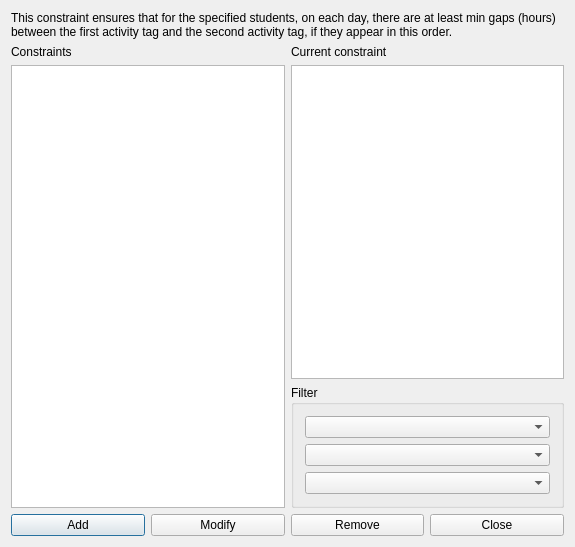
<?xml version="1.0" encoding="UTF-8"?>
<ui version="4.0">
 <class>ConstraintStudentsSetMinGapsBetweenOrderedPairOfActivityTagsForm_template</class>
 <widget class="QDialog" name="ConstraintStudentsSetMinGapsBetweenOrderedPairOfActivityTagsForm_template">
  <property name="geometry">
   <rect>
    <x>0</x>
    <y>0</y>
    <width>575</width>
    <height>547</height>
   </rect>
  </property>
  <property name="windowTitle">
   <string extracomment="This is the title of the dialog to see the list of all constraints of this type">Constraints students set min gaps between ordered pair of activity tags</string>
  </property>
  <layout class="QGridLayout" name="gridLayout_2">
   <item row="0" column="0" colspan="2">
    <widget class="QLabel" name="textLabel1">
     <property name="sizePolicy">
      <sizepolicy hsizetype="Minimum" vsizetype="Minimum">
       <horstretch>0</horstretch>
       <verstretch>0</verstretch>
      </sizepolicy>
     </property>
     <property name="text">
      <string>This constraint ensures that for the specified students, on each day, there are at least min gaps (hours) between the first activity tag and the second activity tag, if they appear in this order.</string>
     </property>
     <property name="wordWrap">
      <bool>true</bool>
     </property>
    </widget>
   </item>
   <item row="1" column="1">
    <layout class="QVBoxLayout" name="verticalLayout_2">
     <item>
      <widget class="QLabel" name="currentConstraintTextLabel">
       <property name="text">
        <string>Current constraint</string>
       </property>
       <property name="wordWrap">
        <bool>false</bool>
       </property>
      </widget>
     </item>
     <item>
      <widget class="QPlainTextEdit" name="currentConstraintTextEdit"/>
     </item>
    </layout>
   </item>
   <item row="2" column="1">
    <widget class="QGroupBox" name="filterGroupBox">
     <property name="title">
      <string>Filter</string>
     </property>
     <layout class="QGridLayout" name="gridLayout">
      <item row="0" column="0">
       <widget class="QComboBox" name="studentsComboBox"/>
      </item>
      <item row="1" column="0">
       <widget class="QComboBox" name="firstActivityTagComboBox"/>
      </item>
      <item row="2" column="0">
       <widget class="QComboBox" name="secondActivityTagComboBox"/>
      </item>
     </layout>
    </widget>
   </item>
   <item row="3" column="0" colspan="2">
    <layout class="QHBoxLayout" name="horizontalLayout">
     <item>
      <widget class="QPushButton" name="addConstraintPushButton">
       <property name="text">
        <string>Add</string>
       </property>
      </widget>
     </item>
     <item>
      <widget class="QPushButton" name="modifyConstraintPushButton">
       <property name="text">
        <string>Modify</string>
       </property>
      </widget>
     </item>
     <item>
      <widget class="QPushButton" name="removeConstraintPushButton">
       <property name="text">
        <string>Remove</string>
       </property>
      </widget>
     </item>
     <item>
      <widget class="QPushButton" name="closePushButton">
       <property name="text">
        <string>Close</string>
       </property>
      </widget>
     </item>
    </layout>
   </item>
   <item row="1" column="0" rowspan="2">
    <layout class="QVBoxLayout" name="verticalLayout">
     <item>
      <widget class="QLabel" name="constraintsTextLabel">
       <property name="frameShape">
        <enum>QFrame::NoFrame</enum>
       </property>
       <property name="frameShadow">
        <enum>QFrame::Plain</enum>
       </property>
       <property name="text">
        <string>Constraints</string>
       </property>
       <property name="wordWrap">
        <bool>false</bool>
       </property>
      </widget>
     </item>
     <item>
      <widget class="QListWidget" name="constraintsListWidget"/>
     </item>
    </layout>
   </item>
  </layout>
 </widget>
 <layoutdefault spacing="6" margin="11"/>
 <resources/>
 <connections/>
</ui>
